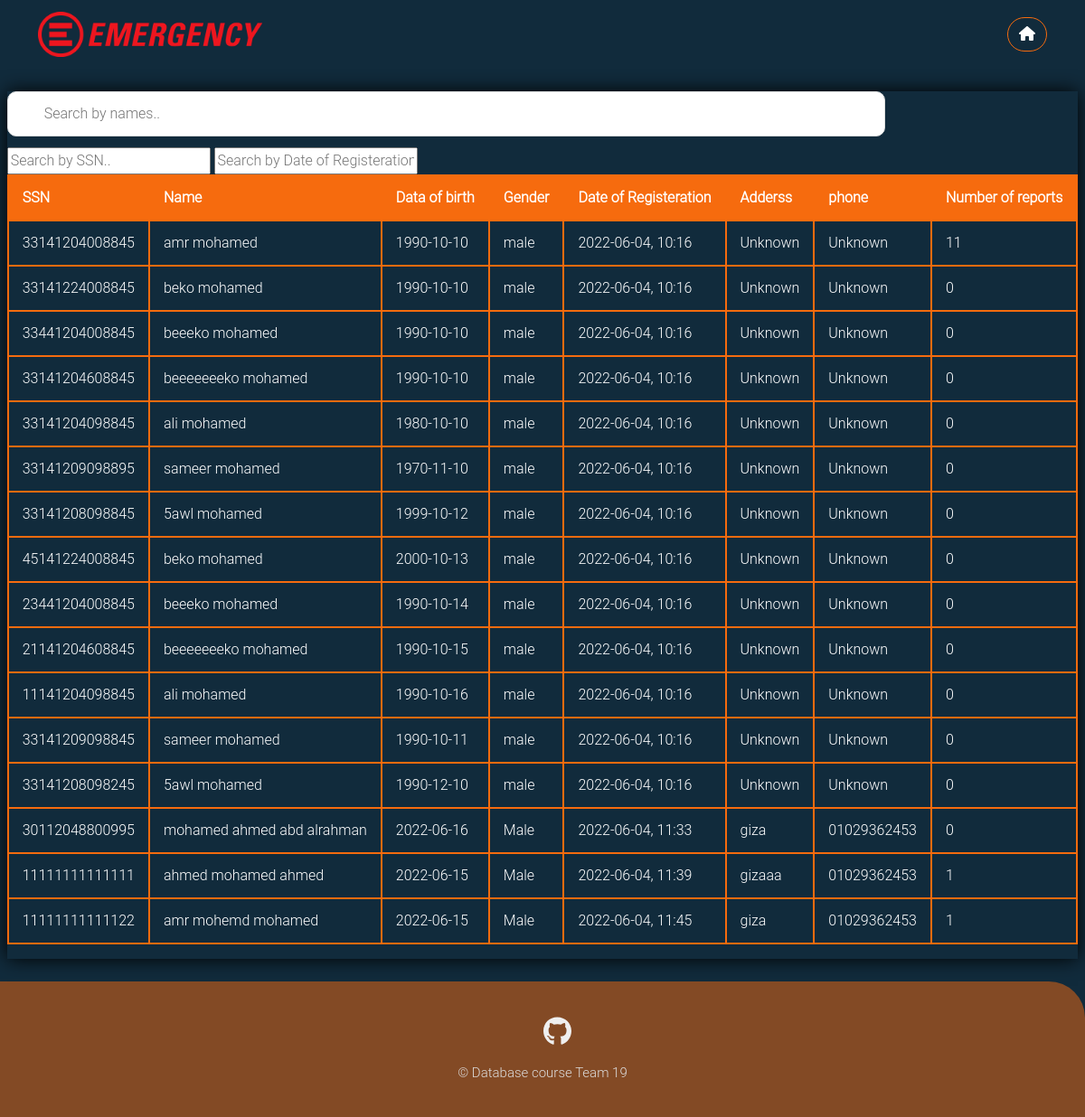
The page /patients_table (signed in) on the database its author committed.
### emergencydebartment/models.py (models this page shows, shortened)
class User(db.Model, UserMixin):
    __tablename__ = 'user_table'
    id = db.Column(db.Integer, primary_key=True)
    ssn = db.Column(db.Integer, unique=True,nullable=False)
    Fname = db.Column(db.String(20),nullable=False)
    Sname = db.Column(db.String(20))
    Lname = db.Column(db.String(20),nullable=False)
    gender = db.Column(db.String(6),nullable=False)
    phone = db.Column(db.String(11), default='Unknown')
    address = db.Column(db.String(70), default='Unknown')
    birth_date = db.Column(db.DateTime,nullable=False)
    user_role = db.Column(db.String(15), nullable=False, default='Patient')
    password = db.Column(db.String(61),nullable=False)

class Patient(User):
    id = db.Column(db.Integer, db.ForeignKey('user_table.id'),primary_key=True)
    date =  db.Column(db.DateTime, default = datetime.utcnow) #date of registeration
    report = db.relationship('Report',  backref='patient', lazy=True, foreign_keys = 'Report.patient_id')
    email = db.Column(db.String(20),unique=True)

class User(db.Model, UserMixin):
    __tablename__ = 'user_table'
    id = db.Column(db.Integer, primary_key=True)
    ssn = db.Column(db.Integer, unique=True,nullable=False)
    Fname = db.Column(db.String(20),nullable=False)
    Sname = db.Column(db.String(20))
    Lname = db.Column(db.String(20),nullable=False)
    gender = db.Column(db.String(6),nullable=False)
    phone = db.Column(db.String(11), default='Unknown')
    address = db.Column(db.String(70), default='Unknown')
    birth_date = db.Column(db.DateTime,nullable=False)
    user_role = db.Column(db.String(15), nullable=False, default='Patient')
    password = db.Column(db.String(61),nullable=False)

### emergencydebartment/routes.py (the view, shortened to what this page needs)
@app.route("/patients_table", methods= ['GET','POST'])
@login_required(role = 'Doctor')
def ptable():
    table = Patient.query.all()
    num_of_reports = list()
    for patient in table:
        num_of_reports.append(len(patient.report))
    return render_template('patients_table.html', table = zip(table, num_of_reports))

### emergencydebartment/models.py (called while the page is built)
@login_manager.user_loader
def load_user(user_id):
    return User.query.get(int(user_id))

### emergencydebartment/routes.py (called while the page is built)
def login_required(role="ANY"):
    def wrapper(fn):
        @wraps(fn)
        def decorated_view(*args, **kwargs):
            if not current_user.is_authenticated:
              return login_manager.unauthorized()
            if current_user.user_role != 'Admin':
                if ((current_user.user_role != role) and (role != "ANY")):
                    return login_manager.unauthorized()
            return fn(*args, **kwargs)
        return decorated_view
    return wrapper

### emergencydebartment/templates/patients_table.html (shortened to what this page needs)
<!DOCTYPE html>
<html lang="en">
<head>
    <link rel="stylesheet" href="../static/styles/all.min.css">
    <link rel="stylesheet" href="../static/styles/bootstrap.min.css">
    <link rel="stylesheet" href="../static/styles/login.css">
    <link rel="stylesheet" href="../static/styles/table.css">
</head>
    <body>
        <nav class="navbar navbar-expand-lg sticky-top">
            <div class="container">
                <a class="navbar-brand" href="{{ url_for('home') }}">
                    <img src="../static/images/Emergency_(NGO)_logo.svg.png" alt="Emergency" height="50 px">
                </a>
                    <a href="{{ url_for('home') }}" class="log-out btn btn-primary rounded-pill main-btn ms-1"><i class="fa-solid fa-house"></i></a>
                </div>
        </nav>
        <div class="content">
                <div class="content-table ">
                    <div class="scrollme">
                    <input type="text" id="nameInput" onkeyup="namefunc()" placeholder="Search by names..">
                    <input type="text" id="ssnInput" onkeyup="ssnfunc()" placeholder="Search by SSN..">
                    <input type="text" id="dateInput" onkeyup="datefunc()" placeholder="Search by Date of Registeration..">
                        <table id="myTable" class="table table-bordered table-responsive">
                            <thead>
                                <tr >
                                    <th scope="col">SSN</th>
                                    <th scope="col">Name</th>
                                    <th scope="col" >Data of birth</th>
                                    <th scope="col" >Gender</th>
                                    <th scope="col" >Date of Registeration</th>
                                    <th scope="col" >Adderss</th>
                                    <th scope="col" >phone</th>
                                    <th scope="col" >Number of reports</th>
                                </tr>
                            </thead>
                            <tbody>
                            {% for patient, number_of_reports in table %}
                                <tr>
                                    <td>{{patient.ssn}}</td>
                                    {% if patient.Sname %}
                                    <td>{{patient.Fname}} {{patient.Sname}}  {{patient.Lname}}</td>
                                    {% else %}
                                    <td>{{patient.Fname}}  {{patient.Lname}}</td>
                                    {% endif %}
                                    <td>{{patient.birth_date.strftime("%Y-%m-%d")}}</td>
                                    <td>{{patient.gender}}</td>
                                    <td>{{patient.date.strftime("%Y-%m-%d, %H:%M")}}</td>
                                    <td>{{patient.address}}</td>
                                    <td>{{patient.phone}}</td>
                                    <td>{{number_of_reports}}</td>
                                {% endfor %}
                            </tbody>
                        </table>
                    </div>
                </div>
                    </div>
        <section class="foot">
            <footer>
                <ul class="social_icon">
                    <li><a href="#"><i class="fa-brands fa-github"></i></a></li>
                </ul>
                <p style="font-size: 15px; color: var(--gray-color)">&copy; Database course Team 19</p>
            </footer>
        </section>
    </body>
</html>

### emergencydebartment/static/styles/login.css (style rules this page uses)
:root { --blue-color: #112B3C; --orange-color:#F66B0E; --blue-off-color:#205375; --white-off-color:#EFEFEF; --gray-color:#DDDDDD; }
html, body { height: 100%; font-family: 'Roboto Light',sans-serif; background-color: var(--blue-color); }
.navbar { background-color: var(--blue-color); }
.navbar .log-out { background: none; border: solid 1px var(--orange-color); transition: 0.5s; margin-left: 10px; }
footer { position: relative; width: 100%; background-color:rgba(246, 107, 14,50%) ; height: 150px; padding: 30px 50px; display: flex; justify-content: center; align-items: center; flex-direction: column; border-top-right-radius: 40px; }
footer .social_icon, footer .mn { position:relative; display:flex; justify-content:center; align-items:center; margin:10px 0; flex-wrap: wrap; }
footer .social_icon li, footer .mn li { list-style: none; }
footer .social_icon li a { font-size: 2em; color: var(--white-off-color); margin: 0 10px; display: inline-block; transition: 0.5s; }

### emergencydebartment/static/styles/table.css (style rules this page uses)
.content { min-height: 70vh; display: flex; align-items: center; justify-content: center; }
.content-table { border-collapse: collapse; margin: 25px 0; min-width: 400px; max-width: 1400px; min-height: 200px; box-shadow: 0 0 20px rgb(0, 0, 0.15); overflow-x: auto; }
.content-table thead tr { background-color: #f66b0e; color: white; text-align: left; font-weight: bold; border: 2px solid #f66b0e; }
.content-table th, .content-table td { padding: 12px 15px; color: white; border: 2px solid #f66b0e; }
#nameInput { background-image: url('/css/searchicon.png'); background-position: 10px 12px; background-repeat: no-repeat; width: 82%; font-size: 16px; padding: 12px 20px 12px 40px; border: 1px solid #ddd; margin-bottom: 12px; border-radius: 10px; }

### rows shown on the page
Patient: ssn "33141204008845", Fname "amr", Lname "mohamed", birth_date "1990-10-10", gender "male", date "2022-06-04, 10:16", address "Unknown", phone "Unknown", number_of_reports "11"
Patient: ssn "33141224008845", Fname "beko", Lname "mohamed", birth_date "1990-10-10", gender "male", date "2022-06-04, 10:16", address "Unknown", phone "Unknown", number_of_reports "0"
Patient: ssn "33441204008845", Fname "beeeko", Lname "mohamed", birth_date "1990-10-10", gender "male", date "2022-06-04, 10:16", address "Unknown", phone "Unknown", number_of_reports "0"
Patient: ssn "33141204608845", Fname "beeeeeeeko", Lname "mohamed", birth_date "1990-10-10", gender "male", date "2022-06-04, 10:16", address "Unknown", phone "Unknown", number_of_reports "0"
Patient: ssn "33141204098845", Fname "ali", Lname "mohamed", birth_date "1980-10-10", gender "male", date "2022-06-04, 10:16", address "Unknown", phone "Unknown", number_of_reports "0"
Patient: ssn "33141209098895", Fname "sameer", Lname "mohamed", birth_date "1970-11-10", gender "male", date "2022-06-04, 10:16", address "Unknown", phone "Unknown", number_of_reports "0"
Patient: ssn "33141208098845", Fname "5awl", Lname "mohamed", birth_date "1999-10-12", gender "male", date "2022-06-04, 10:16", address "Unknown", phone "Unknown", number_of_reports "0"
Patient: ssn "45141224008845", Fname "beko", Lname "mohamed", birth_date "2000-10-13", gender "male", date "2022-06-04, 10:16", address "Unknown", phone "Unknown", number_of_reports "0"
Patient: ssn "23441204008845", Fname "beeeko", Lname "mohamed", birth_date "1990-10-14", gender "male", date "2022-06-04, 10:16", address "Unknown", phone "Unknown", number_of_reports "0"
Patient: ssn "21141204608845", Fname "beeeeeeeko", Lname "mohamed", birth_date "1990-10-15", gender "male", date "2022-06-04, 10:16", address "Unknown", phone "Unknown", number_of_reports "0"
Patient: ssn "11141204098845", Fname "ali", Lname "mohamed", birth_date "1990-10-16", gender "male", date "2022-06-04, 10:16", address "Unknown", phone "Unknown", number_of_reports "0"
Patient: ssn "33141209098845", Fname "sameer", Lname "mohamed", birth_date "1990-10-11", gender "male", date "2022-06-04, 10:16", address "Unknown", phone "Unknown", number_of_reports "0"
Patient: ssn "33141208098245", Fname "5awl", Lname "mohamed", birth_date "1990-12-10", gender "male", date "2022-06-04, 10:16", address "Unknown", phone "Unknown", number_of_reports "0"
Patient: ssn "30112048800995", Fname "mohamed", Sname "ahmed", Lname "abd alrahman", birth_date "2022-06-16", gender "Male", date "2022-06-04, 11:33", address "giza", phone "01029362453", number_of_reports "0"
Patient: ssn "11111111111111", Fname "ahmed", Sname "mohamed", Lname "ahmed", birth_date "2022-06-15", gender "Male", date "2022-06-04, 11:39", address "gizaaa", phone "01029362453", number_of_reports "1"
Patient: ssn "11111111111122", Fname "amr", Sname "mohemd", Lname "mohamed", birth_date "2022-06-15", gender "Male", date "2022-06-04, 11:45", address "giza", phone "01029362453", number_of_reports "1"
